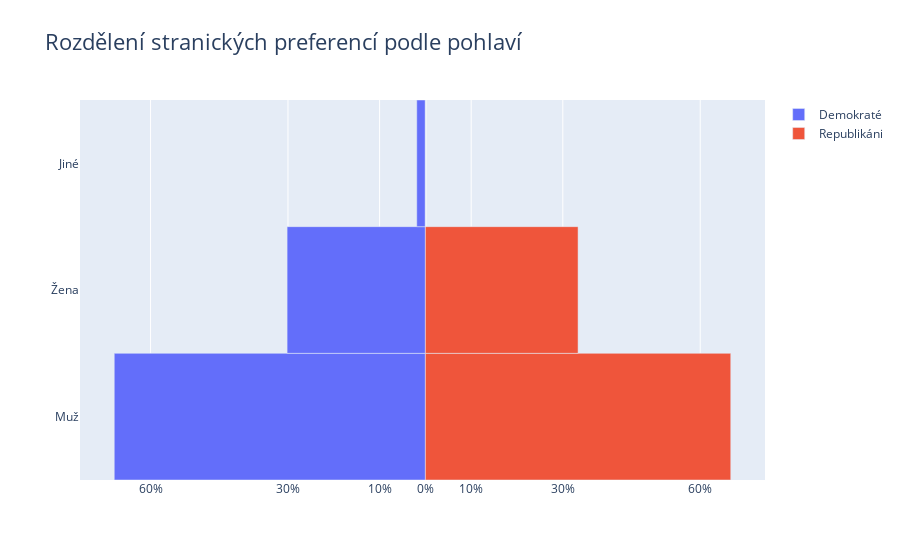

The code cell stored with this chart in its notebook:
### Code cell
fig = gp.Figure()
fig.add_trace(gp.Bar(y= partisianDistribution['Pohlaví'], x = partisianDistribution['Democrat'], 
                     name = 'Demokraté', 
                     orientation = 'h'))
fig.add_trace(gp.Bar(y = partisianDistribution['Pohlaví'], x = partisianDistribution['Republican'],
                     name = 'Republikáni', orientation = 'h'))
fig.update_layout(title = 'Rozdělení stranických preferencí podle pohlaví',
                 title_font_size = 22, barmode = 'relative',
                 bargap = 0.0, bargroupgap = 0,
                 xaxis = dict(tickvals = [-60, -30, -10,
                                          0, 10, 30, 60],
                              ticktext = ['60%', '30%', '10%', '0%', 
                                          '10%', '30%', '60%'],
                              title_font_size = 14)
                 )
fig.show()

### Figure 1 — Plotly figure (JSON) as saved in the notebook; plotly's stock layout.template omitted (floating-point values rounded to 4 significant figures)
{"data": [{"name": "Demokraté", "orientation": "h", "type": "bar", "x": [-67.92, -30.19, -1.887], "y": ["Muž", "Žena", "Jiné"]}, {"name": "Republikáni", "orientation": "h", "type": "bar", "x": [66.67, 33.33, 0], "y": ["Muž", "Žena", "Jiné"]}], "layout": {"bargap": 0, "bargroupgap": 0, "barmode": "relative", "title": {"font": {"size": 22}, "text": "Rozdělení stranických preferencí podle pohlaví"}, "xaxis": {"ticktext": ["60%", "30%", "10%", "0%", "10%", "30%", "60%"], "tickvals": [-60, -30, -10, 0, 10, 30, 60], "title": {"font": {"size": 14}}}}}
